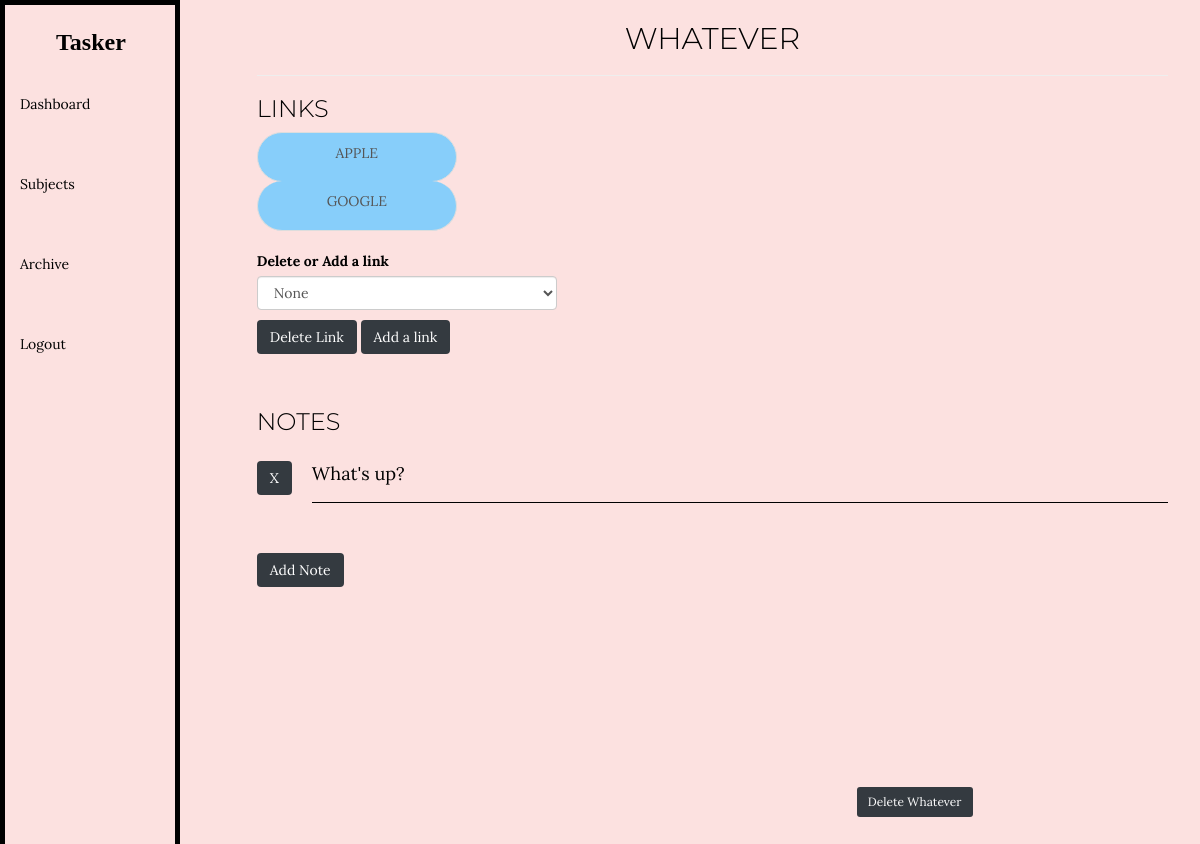
The app's page /subject/Whatever (signed in), older data.
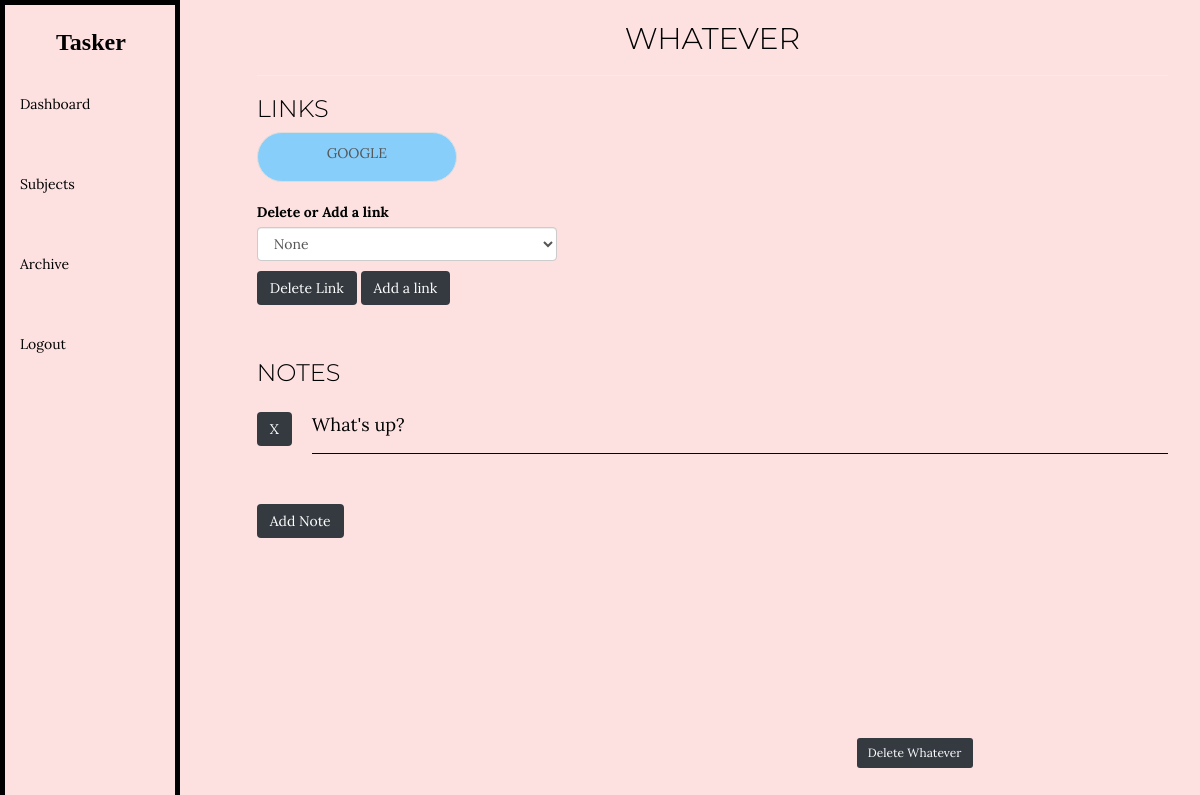
The same page, newer data.
### Tasker/models.py (models this page shows, shortened)
class URL(models.Model):
    objects = models.Manager()
    name = models.CharField(max_length=200, blank=True, default=None)
    subject = models.CharField(max_length=200)
    links = models.URLField(max_length = 200, blank=True, default=None)

class Notes(models.Model):
    objects = models.Manager()
    user =  user = models.ForeignKey(User, on_delete=models.CASCADE, default=None)
    subject = models.CharField(max_length=200)
    note = models.CharField(max_length=200)

### Tasker/views.py (the view)
# urls.py: path("subject/<str:subject>", views.subject, name="subject"),
@login_required
@csrf_exempt
def subject(request, subject):
    if request.method == "GET":
        subject = Subject.objects.get(user=request.user, subject=subject)
        links = URL.objects.filter(subject=subject.subject)
        notes = Notes.objects.filter(user=request.user, subject=subject.subject)
        return render(request, "Tasker/subject.html", {'subject': subject, 'links':links, 'notes':notes})
    if request.method == "POST":
        Subject.objects.get(user=request.user, subject=subject).delete()
        Notes.objects.filter(user=request.user, subject=subject).delete()
        return HttpResponseRedirect(reverse("index"))

### Tasker/templates/Tasker/subject.html (shortened to what this page needs)
{% extends "Tasker/layout.html" %}
{% load static %}
{% block body %}
<div class="body">
    <head>
        <h2> {{subject.subject}} </h2>
    </head>
    <hr>
    <h3 class="links">Links</h3>
    <ul class="link-view list-group">
        {% for link in links %}
            {% if not link.name %}
                <a class="urls list-group-item list-group-item-action rounded-pill" id="url-{{link.id}}"href="https://{{link.links}}">{{link.links}}</a>
            {% else %}
                <a class="urls list-group-item list-group-item-action rounded-pill" id="url-{{link.id}}" href="https://{{link.links}}">{{link.name}}</a>
            {% endif %}
        {% endfor %}
    </ul>
    <div class="form-group" id="link-view">
        <label for="delete_link">Delete or Add a link</label>
        <select autofocus class="form-control" id="delete_link" name="{{subject.subject}}">
            <option default="true">None</option>
        </select>
        {% if not links %}
        {% else %}
        <button class="link btn btn-dark"> Delete Link </button>
        {% endif %}
    </div>
    <br>
    <div class="note-view">
        <h3> Notes </h3>
        <ul>
            {% for note in notes %}
            <input class="delete_note btn btn-dark" id="{{note.id}}" type="submit" value="X" name="{{note.subject}}"/>
            <li class="task-items note-items" id="note-{{note.id}}" value="{{note.id}}" name="{{note.subject}}"> {{note.note}}</li>
            {% endfor %}
        </ul>
        <br>
        <br>
        <button class="add btn btn-dark" value="{{subject.subject}}" name="note"> Add Note </button>
    </div>
    <form method="POST">
        <button class="delete_subject btn btn-dark btn-sm"> Delete {{subject.subject}} </button>
    </form>
</div>
{% endblock %}

Row changes from the older to the newer data that the page shows:
removed URL: name "APPLE"
